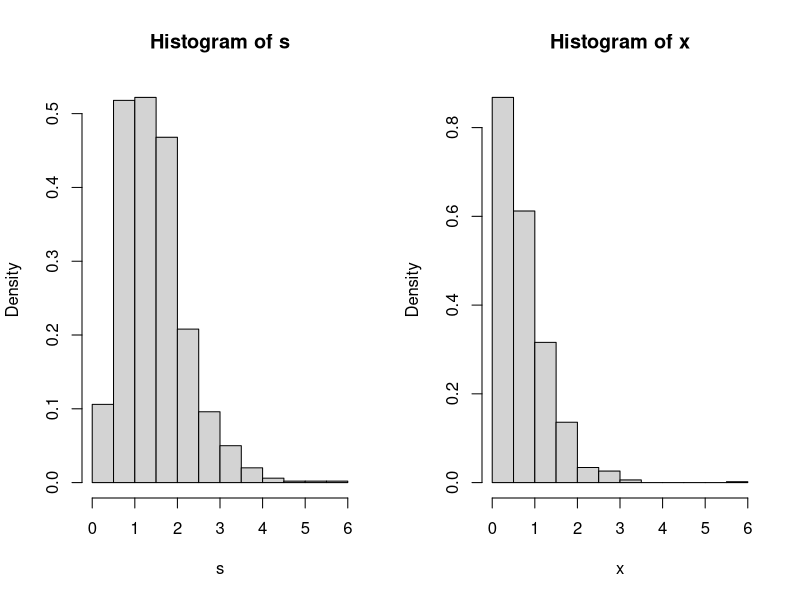

R code for this plot:
n = 1000
x1 = rgamma(n, 2, 2)
x2 = rgamma(n, 2, 4)
s = x1 + x2
u = runif(n)
k = as.integer(u > 0.5)
x = k * x1 + (1-k) * x2

par(mfcol=c(1, 2))
hist(s, prob=TRUE)
hist(x, prob=TRUE)
par(mfcol=c(1, 2))

